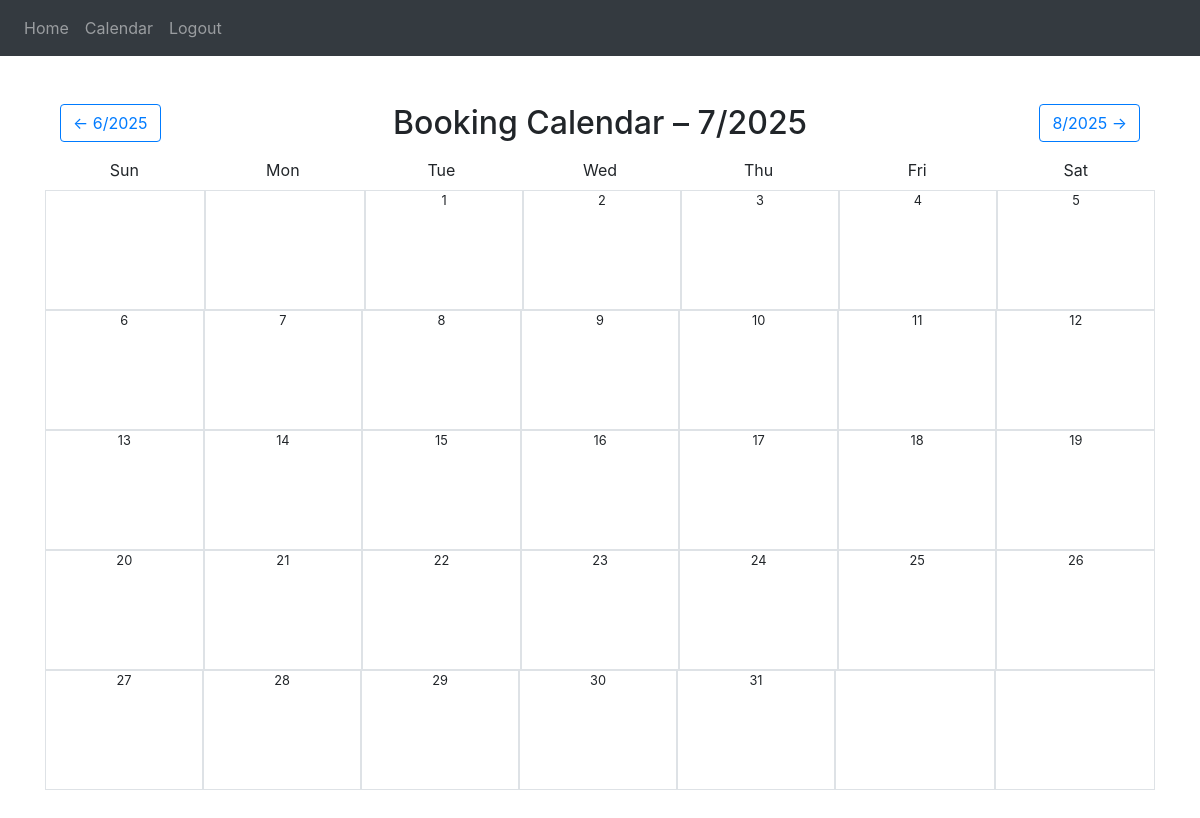
The page /calendar (signed in) on the database as committed earlier.
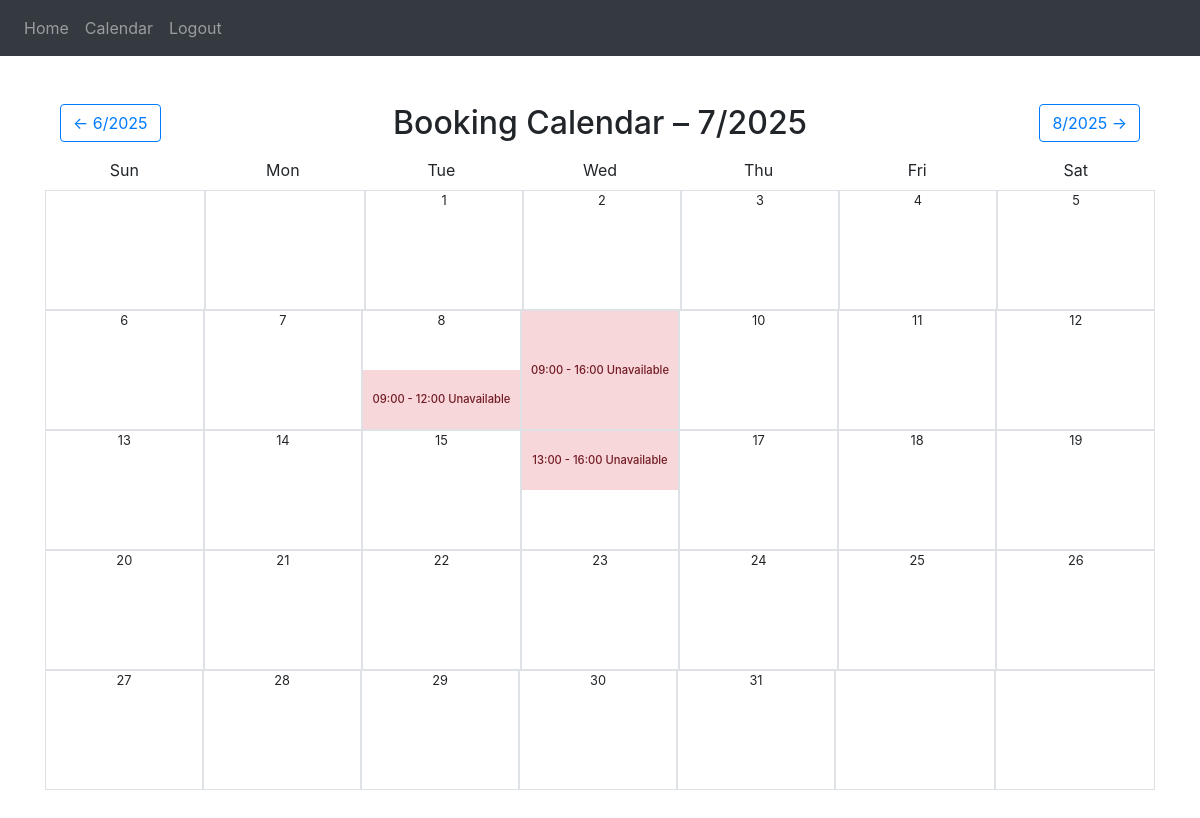
The same page on the database as committed later.
### BookingSystem/userModel.py (models this page shows)
class Booking(db.Model, UserMixin):
    id = db.Column(db.Integer, primary_key=True)
    user_id = db.Column(db.Integer, db.ForeignKey('user.id'))
    name = db.Column(db.String(100), nullable=False)
    date = db.Column(db.Date, nullable=False)
    training_type = db.Column(db.String(50), nullable=False)
    time_slot = db.Column(db.String(20), nullable=False)
    created_at = db.Column(db.DateTime, default=datetime.utcnow)

### BookingSystem/views.py (the view)
@views.route('/calendar')
@views.route('/calendar/<int:year>/<int:month>/', methods=['GET', 'POST'])
@login_required
def calendar_view(year=None, month=None):
    today = date.today()
    if year is None or month is None:
        year, month = today.year, today.month
    first_day = date(year, month, 1)
    start_weekday = (first_day.weekday() + 1) % 7
    days_in_month = monthrange(year, month)[1]
    calendar_days = [None] * start_weekday + [date(year, month, d) for d in range(1, days_in_month + 1)]
    while len(calendar_days) % 7:
        calendar_days.append(None)
    bookings = Booking.query.filter(
        db.extract('year', Booking.date) == year,
        db.extract('month', Booking.date) == month
    ).all()
    booked_by_day = {}
    for booking in bookings:
        booked_by_day.setdefault(booking.date.day, []).append({
            "id": booking.id,  # Needed for delete URL
            "user_id": booking.user_id,
            "training_type": booking.training_type,
            "time_slot": booking.time_slot,
        })
    if month == 1:
        prev_month, prev_year = 12, year - 1
    else:
        prev_month, prev_year = month - 1, year
    if month == 12:
        next_month, next_year = 1, year + 1
    else:
        next_month, next_year = month + 1, year
    return render_template(
        'calendar.html',
        calendar_days=calendar_days,
        year=year,
        month=month,
        prev_year=prev_year,
        prev_month=prev_month,
        next_year=next_year,
        next_month=next_month,
        booked_by_day=booked_by_day,
        user=current_user
    )

### BookingSystem/__init__.py (called while the page is built)
def create_app():
    app = Flask(__name__)
    app.config['SECRET_KEY'] = 'ferit'
    app.config['SQLALCHEMY_DATABASE_URI'] = f'sqlite:///{DB_NAME}'
    db.init_app(app)
    from .views import views
    from .auth import auth
    app.register_blueprint(views, url_prefix = '/')
    app.register_blueprint(auth, url_prefix = '/')
    from .userModel import User, Note
    login_manager = LoginManager()
    login_manager.login_view = 'auth.login'
    login_manager.init_app(app)
    @login_manager.user_loader
    def laod_user(id):
        return User.query.get(int(id))
    with app.app_context():
        db.create_all()
    return app

### BookingSystem/templates/calendar.html (shortened to what this page needs)
{% extends "base.html" %}
{% block content %}
<div class="container py-5">
  <div class="d-flex justify-content-between align-items-center mb-3">
    <a href="{{ url_for('views.calendar_view', year=prev_year, month=prev_month) }}" class="btn btn-outline-primary">
      &larr; {{ prev_month }}/{{ prev_year }}
    </a>
    <h2 class="mb-0">Booking Calendar – {{ month }}/{{ year }}</h2>
    <a href="{{ url_for('views.calendar_view', year=next_year, month=next_month) }}" class="btn btn-outline-primary">
      {{ next_month }}/{{ next_year }} &rarr;
    </a>
  </div>
  <div class="row text-center mb-2">
    {% for day in ['Sun', 'Mon', 'Tue', 'Wed', 'Thu', 'Fri', 'Sat'] %}
    <div class="col calendar-header">{{ day }}</div>
    {% endfor %}
  </div>
  {% for week in range(0, calendar_days|length, 7) %}
  <div class="row text-center">
    {% for day in calendar_days[week:week+7] %}
      {% if day %}
      <div class="col calendar-day p-0" onclick="openTrainingBookingModal('{{ day.isoformat() }}')">
        <div class="calendar-day-inner border">
          <div class="position-absolute top-0 start-0 w-100 text-start ps-1 small">{{ day.day }}</div>
            {% set bookings = booked_by_day.get(day.day) %}
            {% if bookings %}
              {% for b in bookings %}
                {% if user.admin == 1 or b.user_id == user.id %}
                  {% if b.training_type == 'full_day' %}
                    <div class="calendar-slot slot-full">{{ b.time_slot }}</div>
                  {% elif b.training_type == 'morning_half' %}
                    <div class="calendar-slot slot-morning">{{ b.time_slot }}</div>
                  {% elif b.training_type == 'afternoon_half' %}
                    <div class="calendar-slot slot-afternoon">{{ b.time_slot }}</div>
                  {% endif %}
                {% else %}
                  <div class="calendar-slot slot-unavailable
                      {% if b.training_type == 'morning_half' %} unavailable-morning
                      {% elif b.training_type == 'afternoon_half' %} unavailable-afternoon
                      {% elif b.training_type == 'full_day' %} unavailable-full
                      {% endif %}">
                    {{ b.time_slot }} Unavailable
                  </div>
                {% endif %}
              {% endfor %}
            {% else %}
              <div class="calendar-slot" style="height: 100%; visibility: hidden;"></div>
            {% endif %}
        </div>
      </div>
      {% else %}
      <div class="col calendar-day text-muted border" style="height: 120px;"></div>
      {% endif %}
    {% endfor %}
  </div>
  {% endfor %}
</div>
{% endblock %}

### BookingSystem/templates/base.html (shortened to what this page needs)
<!DOCTYPE html>
<html>
  <head>
    <link
      rel="stylesheet"
      href="https://stackpath.bootstrapcdn.com/bootstrap/4.4.1/css/bootstrap.min.css"
    />
    <link
      rel="stylesheet"
      href="https://stackpath.bootstrapcdn.com/font-awesome/4.7.0/css/font-awesome.min.css"
    />
  </head>
  <body>
    <nav class="navbar navbar-expand-lg navbar-dark bg-dark">
      <div class="collapse navbar-collapse" id="navbar">
        <div class="navbar-nav">
          {% if user.is_authenticated %}
          <a class="nav-item nav-link" id="home" href="/">Home</a>
          <a class="nav-item nav-link" id="Calendar" href="/calendar">Calendar</a>
          <a class="nav-item nav-link" id="logout" href="/logout">Logout</a>
          {% else %}
          <a class="nav-item nav-link" id="login" href="/login">Login</a>
          <a class="nav-item nav-link" id="signUp" href="/sign_up">Sign Up</a>
          {% endif %}
        </div>
      </div>
    </nav>
    <div class="container">{% block content %} {% endblock %}</div>
  </body>
</html>

### BookingSystem/templates/calendar.html (style rules this page uses)
.calendar-day { height: 120px; position: relative; padding: 0; overflow: hidden; }
.calendar-day-inner { height: 100%; position: relative; width: 100%; }
.calendar-slot { height: 50%; width: 100%; position: absolute; left: 0; display: flex; align-items: center; justify-content: center; font-size: 0.7rem; font-weight: 500; color: #000; padding: 2px; text-align: center; }
.slot-unavailable { background-color: #f8d7da; color: #721c24; height: 50%; width: 100%; position: absolute; display: flex; align-items: center; justify-content: center; font-size: 0.7rem; font-weight: 500; text-align: center; padding: 2px; }
.unavailable-morning { bottom: 0; height: 50%; }
.unavailable-afternoon { top: 0; height: 50%; }
.unavailable-full { top: 0; height: 100%; }

Rows that differ between the two databases and show on the page:
added Booking: time_slot "09:00 - 12:00", shown under "8"
added Booking: time_slot "09:00 - 16:00"
added Booking: time_slot "13:00 - 16:00"
Other text that changed with them:
list line gone: "9"
list line gone: "16"
